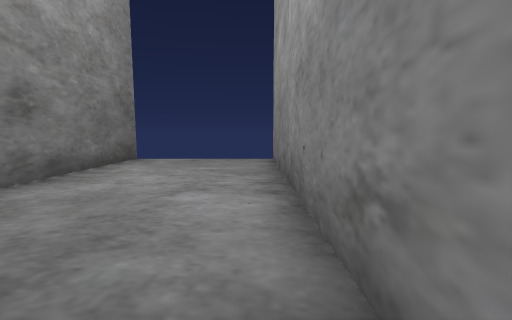
[1] (above)

17 first-person views from a walk through a 3-D level made in the Godot game engine. The camera is 1.3 m above the floor, tilts 6° down and sees 90° across. The floor is counted in squares, 1.73 m on a side. Each view is taken from the middle of a square. On the plan, view 1 faces up. The plan holds only what a view shows up to about 9 squares ahead; the rest is blank. The place goes on beyond the plan.

[2]
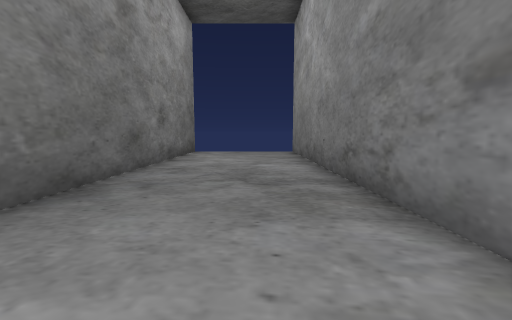

[3]
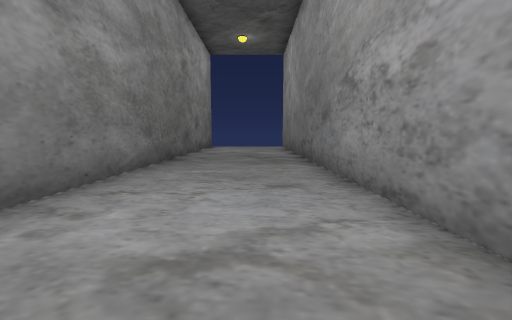

[4]
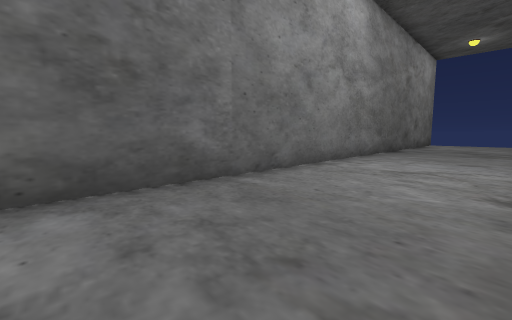

[5]
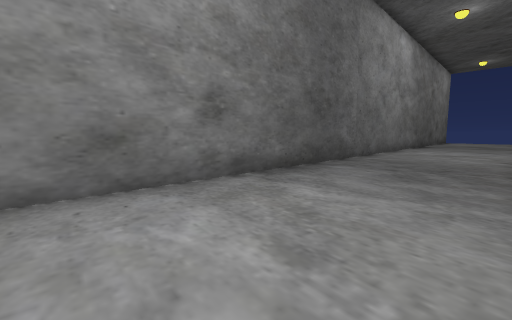

[6]
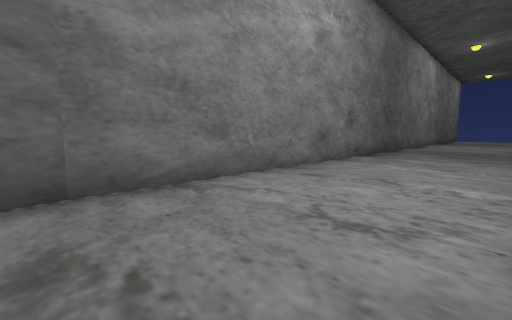

[7]
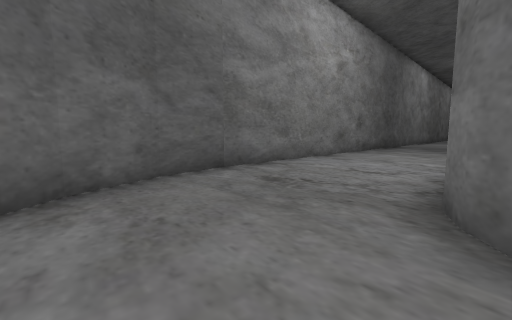

[8]
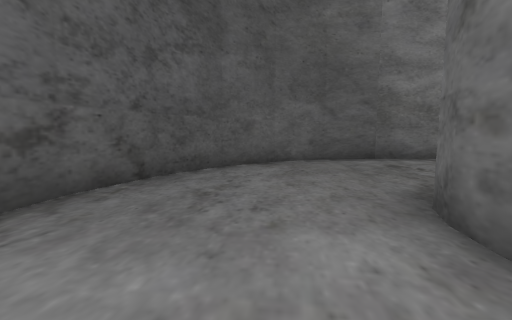

[9]
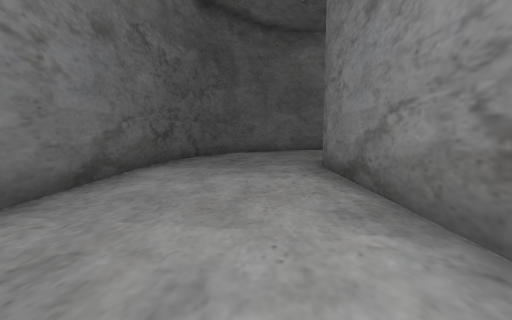

[10]
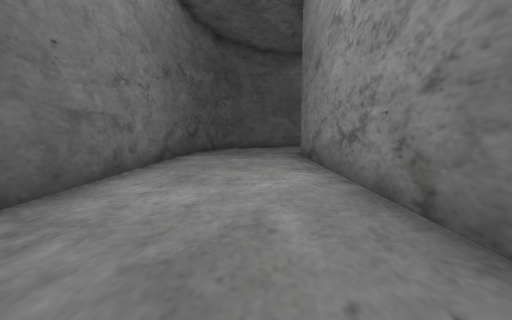

[11]
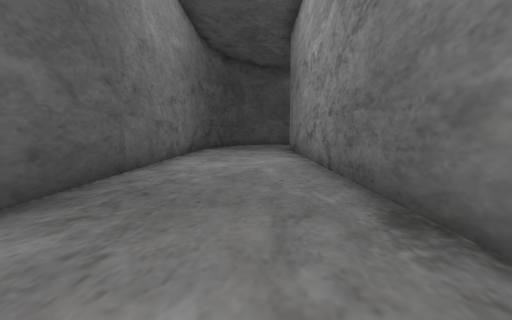

[12]
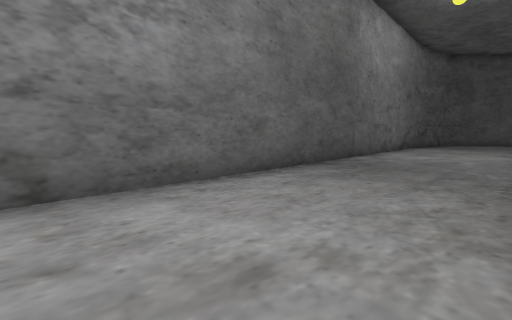

[13]
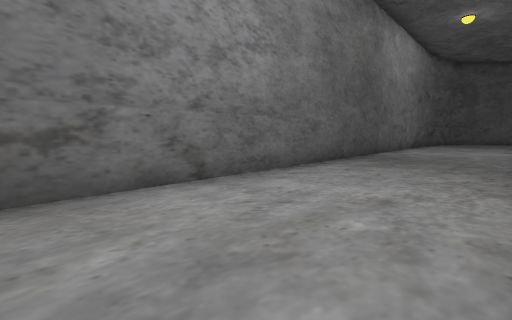

[14]
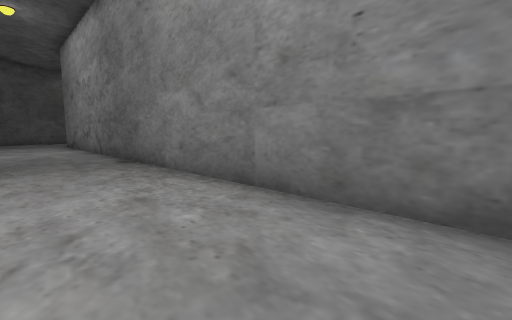

[15]
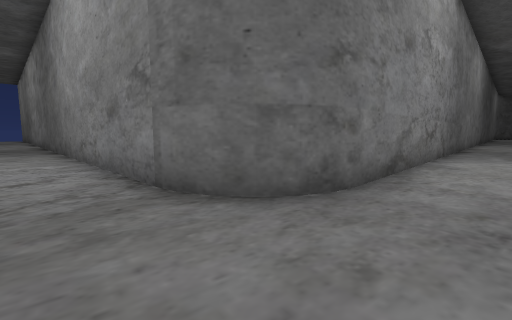

[16]
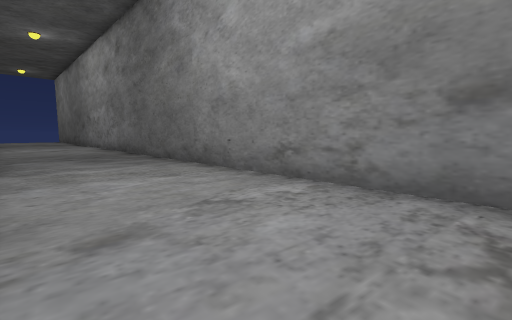

[17]
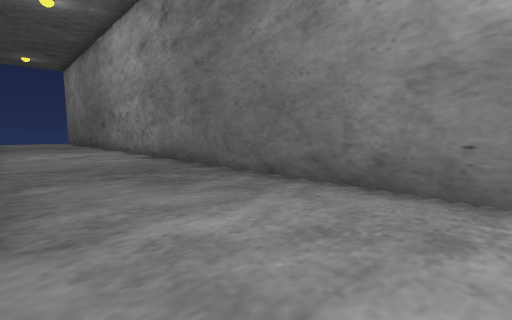

### Floor plan
Points are (right, up) in squares from view 1. A wall is a line through its corners. A room is listed if a view was taken in it or the views show most of it. See-through windows are left out.
Room 1 (views 1, 2, 3, 4, 5, 6, 16, 17)
walls: (-3.5, -20.4) (-3.3, -22.1); (0.9, -21.8) (0.5, -20.9) (0.5, 7.5); (1.1, -22) (0.6, -21.3) (0.5, -20.5); (-3.3, -22) (-2.7, -23.5); (-2.8, -23.4) (-2.2, -24.1); (-3.5, 7.5) (-3.5, -20.5)
ways out: opening at (-0.5, -23.5) to room 2
Room 2 (views 7, 8, 9, 10, 11, 12, 13, 14, 15)
walls: (2.6, -22.5) (1.7, -22.4) (0.9, -21.8); (2.1, -22.5) (1.5, -22.2); (0.9, -26.3) (2.5, -26.5) (19.1, -26.5); (-0.6, -25.7) (1, -26.3); (19.1, -22.5) (2.5, -22.5); (-1.7, -24.7) (-0.5, -25.7); (-2.2, -24.1) (-1.7, -24.8)
ways out: opening at (-0.5, -23.5) to room 1

Positions as (right, up) in squares from view 1, and headings:
1: (0, 0), facing up
2: (-1, -3), facing up
3: (-1, -7), facing up
4: (0, -11), facing up-left
5: (0, -16), facing up-left
6: (0, -21), facing up-left
7: (1, -24), facing up-left
8: (4, -24), facing left
9: (8, -24), facing left
10: (11, -24), facing left
11: (14, -24), facing left
12: (17, -23), facing down-left
13: (19, -23), facing down-left
14: (19, -25), facing up-left
15: (-1, -24), facing up-right
16: (-3, -19), facing up-right
17: (-3, -15), facing up-right
